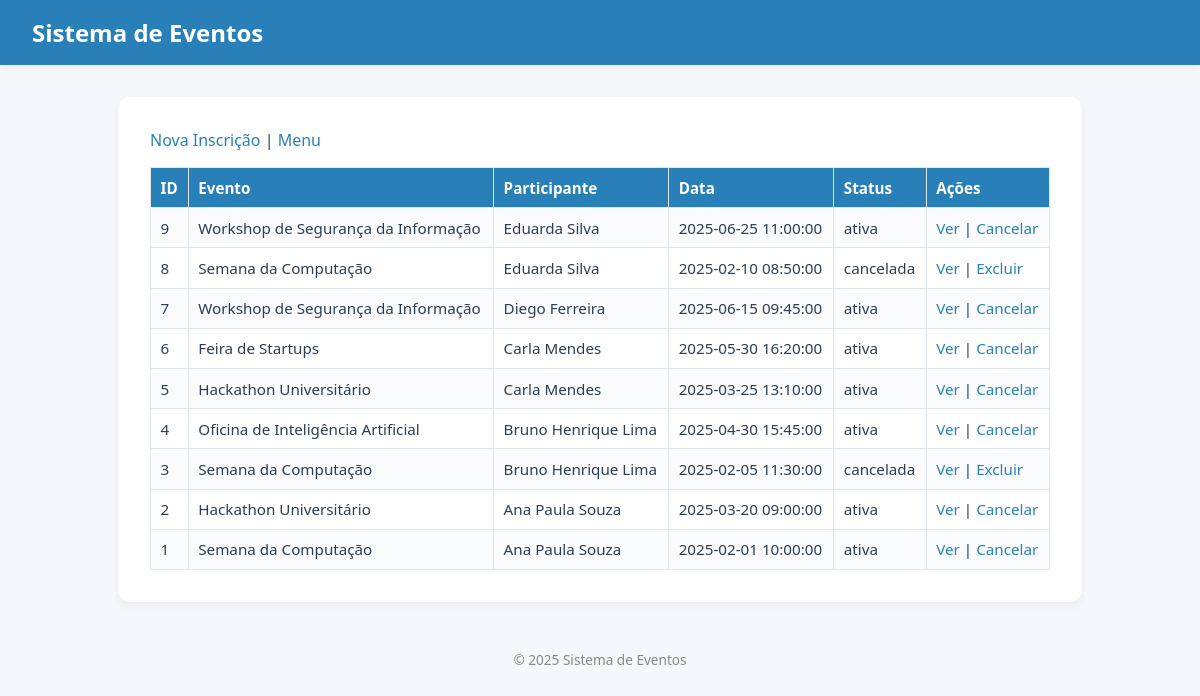
Screenshot of /inscricao/inscricao_list.php with the database file from the repository.
### tables this page shows
CREATE TABLE IF NOT EXISTS inscricoes (
    id INT AUTO_INCREMENT PRIMARY KEY,
    participante_id INT NOT NULL,
    evento_id INT NOT NULL,
    data_inscricao DATETIME DEFAULT CURRENT_TIMESTAMP,
    status ENUM('ativa', 'cancelada'),
    FOREIGN KEY (participante_id) REFERENCES participantes(id) ON DELETE CASCADE,
    FOREIGN KEY (evento_id) REFERENCES eventos(id) ON DELETE CASCADE
);

CREATE TABLE IF NOT EXISTS eventos (
    id INT AUTO_INCREMENT PRIMARY KEY,
    nome VARCHAR(150) NOT NULL,
    descricao TEXT,
    data_evento DATETIME NOT NULL,
    vagas INT UNSIGNED,
    carga_horaria INT
    
);

CREATE TABLE IF NOT EXISTS participantes (
    id INT AUTO_INCREMENT PRIMARY KEY,
    nome VARCHAR(100) NOT NULL,
    email VARCHAR(100) UNIQUE NOT NULL,
    matricula VARCHAR(20) NOT NULL,
    curso VARCHAR(100),
    data_inscricao DATETIME
);

### banco/db.php (called while the page is built, shortened)
<?php
function h($s){ return htmlspecialchars($s, ENT_QUOTES, 'UTF-8'); }

### inscricao/inscricao_list.php (the view, shortened to what this page needs)
<?php
require '../banco/db.php';
$sql = "SELECT i.id, i.data_inscricao, i.status, p.nome AS participante, e.nome AS evento
        FROM inscricoes i
        JOIN participantes p ON p.id = i.participante_id
        JOIN eventos e ON e.id = i.evento_id
        ORDER BY i.id DESC";
$res = mysqli_query($mysqli, $sql);
?>
<!doctype html>
<html>
<head>
  <link rel="stylesheet" href="/style.css">
</head>
<body>
  <header>
    <h1>Sistema de Eventos</h1>
  </header>
  <main>
    <a href="inscricao_form.php">Nova Inscrição</a> | <a href="../index.php">Menu</a>
    <table border="1" cellpadding="6">
      <tr>
        <th>ID</th>
        <th>Evento</th>
        <th>Participante</th>
        <th>Data</th>
        <th>Status</th>
        <th>Ações</th>
      </tr>
      <?php while($r = mysqli_fetch_assoc($res)): ?>
      <tr>
        <td><?=h($r['id'])?></td>
        <td><?=h($r['evento'])?></td>
        <td><?=h($r['participante'])?></td>
        <td><?=h($r['data_inscricao'])?></td>
        <td><?=h($r['status'])?></td>
        <td>
          <a href="inscricao_view.php?id=<?=h($r['id'])?>">Ver</a> |
          <?php if ($r["status"] == "cancelada"): ?>
          <a href="inscricao_delete.php?id=<?=h($r['id'])?>" onclick="return confirm('Excluir inscrição?')">Excluir</a>
          <?php else: ?>
          <a href="inscricao_cancel.php?id=<?=h($r['id'])?>"
            onclick="return confirm('Cancelar inscrição?')">Cancelar</a>
          <?php endif; ?>
        </td>
      </tr>
      <?php endwhile; ?>
    </table>
  </main>
  <footer>© <?=date('Y')?> Sistema de Eventos</footer>
</body>
</html>

### style.css (style rules this page uses)
:root { --bg: #f5f7fa; --card: #fff; --text: #2c3e50; --accent: #2980b9; --accent-hover: #1f6391; --border: #dfe6e9; --success: #27ae60; --danger: #c0392b; --shadow: rgba(0, 0, 0, 0.05); }
body { font-family: "Segoe UI", Roboto, sans-serif; background-color: var(--bg); margin: 0; padding: 0; color: var(--text); }
header { background-color: var(--accent); color: #fff; padding: 1rem 2rem; box-shadow: 0 2px 5px var(--shadow); }
header h1 { margin: 0; font-size: 1.5rem; }
main { max-width: 900px; margin: 2rem auto; background: var(--card); border-radius: 12px; box-shadow: 0 4px 10px var(--shadow); padding: 2rem; }
table { width: 100%; border-collapse: collapse; margin-top: 1rem; font-size: 0.95rem; }
th, td { padding: 0.6rem; border: 1px solid var(--border); text-align: left; }
th { background: var(--accent); color: white; }
tr:nth-child(even) { background: #f9fbfd; }
a { color: var(--accent); text-decoration: none; font-weight: 500; }
footer { text-align: center; color: #888; margin-top: 3rem; font-size: 0.85rem; }

### rows the page displays
inscricoes: id "9", evento.nome "Workshop de Segurança da Informação", participante.nome "Eduarda Silva", data_inscricao "2025-06-25 11:00:00", status "ativa"
inscricoes: id "8", evento.nome "Semana da Computação", participante.nome "Eduarda Silva", data_inscricao "2025-02-10 08:50:00", status "cancelada"
inscricoes: id "7", evento.nome "Workshop de Segurança da Informação", participante.nome "Diego Ferreira", data_inscricao "2025-06-15 09:45:00", status "ativa"
inscricoes: id "6", evento.nome "Feira de Startups", participante.nome "Carla Mendes", data_inscricao "2025-05-30 16:20:00", status "ativa"
inscricoes: id "5", evento.nome "Hackathon Universitário", participante.nome "Carla Mendes", data_inscricao "2025-03-25 13:10:00", status "ativa"
inscricoes: id "4", evento.nome "Oficina de Inteligência Artificial", participante.nome "Bruno Henrique Lima", data_inscricao "2025-04-30 15:45:00", status "ativa"
inscricoes: id "3", evento.nome "Semana da Computação", participante.nome "Bruno Henrique Lima", data_inscricao "2025-02-05 11:30:00", status "cancelada"
inscricoes: id "2", evento.nome "Hackathon Universitário", participante.nome "Ana Paula Souza", data_inscricao "2025-03-20 09:00:00", status "ativa"
inscricoes: id "1", evento.nome "Semana da Computação", participante.nome "Ana Paula Souza", data_inscricao "2025-02-01 10:00:00", status "ativa"
